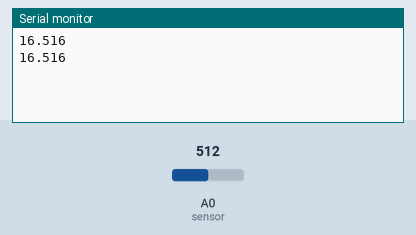
Bench run of a sketch on a simulated Arduino Uno, built with avr-gcc and run on an emulated ATmega328P. On the bench: the last lines printed to the serial monitor. The inputs (shaded band) are chosen by the test bench; at power-on: A0 (sensor) = 512.

Above: at 1.2 s.
1.3 s: A0 (sensor) set to 716
At 2.6 s:
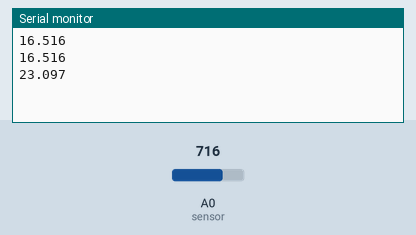
2.8 s: A0 (sensor) set to 900
At 3.4 s:
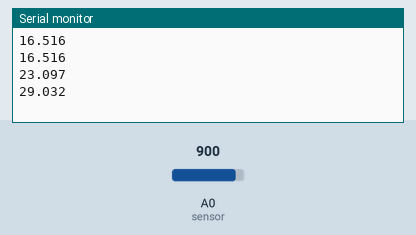
Timing chart, 0 to 5.8 s (numbered marks = the images above; inputs shaded):
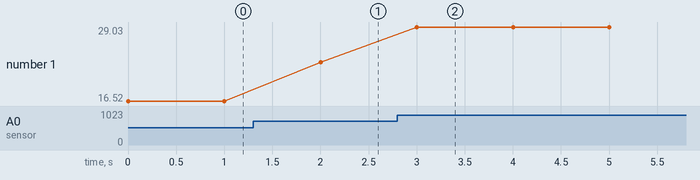

The sketch:

sensor_corriente.ino
```cpp
void setup() {
  Serial.begin(115200);
  analogReference(INTERNAL);
}

void loop() {
  int sensorValue = analogRead(A0); //Lectura analógica
  float voltajeSensor = analogRead(A0) * (1.1 / 1023.0); //voltaje del sensor
  float corriente=voltajeSensor*30.0; //corriente=VoltajeSensor*(30A/1V)
  Serial.println(corriente,3);//enviamos por el puerto serie
  delay(1000);
}
```

Measured:
- after the input at 1.3 s, the serial monitor: prints a new line after 0.70 s (image 1)
- after the input at 2.8 s, the serial monitor: prints a new line after 0.20 s (image 2)
- plotted number 1: 16.52 → 23.1 after the input at 1.3 s, 23.1 → 29.03 after the input at 2.8 s
